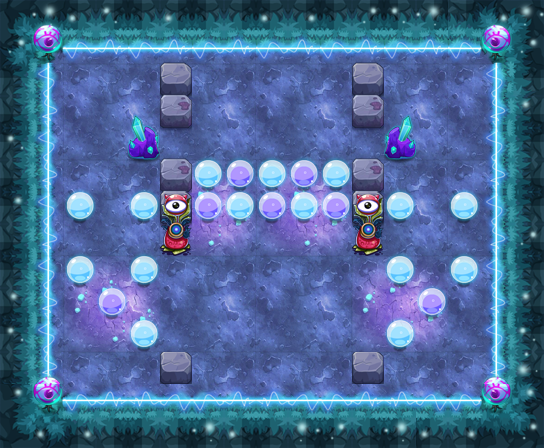

This game map was drawn from its Tiled (.tmx) file and the tilesets committed beside it. A one-line description and the trimmed map source follow:
An orthogonal 17x14 tile map with 32x32 px tiles, 16 tile layers (PASS, 块层 2, 块层 15, 块层 13, ...) and 10 objects (6x TRAP, 3x xewl2, PLAYER).

<map version="1.0" orientation="orthogonal" width="17" height="14" tilewidth="32" tileheight="32">
 <properties>
  <property name="DESTRY1" value="27" />
  <property name="DESTRY2" value="39" />
  <property name="DESTRY_COUNT" value="2" />
  <property name="EXP" value="1385" />
  <property name="ITEM" value="D055" />
  <property name="LOSE_SCRIPT" value="" />
  <property name="MONEY" value="2078" />
  <property name="START_SCRIPT" value="" />
  <property name="WIN_SCRIPT" value="" />
 </properties>
 <tileset firstgid="1" name="ysmg" tilewidth="32" tileheight="32">
  <image source="ysmg.png" width="480" height="535" />
 </tileset>
 <layer name="PASS" width="17" height="14">
  <data>[238 cells, 144 non-empty, 10 distinct tile ids]</data>
 </layer>
 <layer name="块层 2" width="17" height="14">
  <data>[238 cells, 238 non-empty, 26 distinct tile ids]</data>
 </layer>
 <layer name="块层 15" width="17" height="14">
  <data>[238 cells, 38 non-empty, 4 distinct tile ids]</data>
 </layer>
 <layer name="块层 13" width="17" height="14">
  <data>[238 cells, 52 non-empty, 6 distinct tile ids]</data>
 </layer>
 <layer name="块层 3" width="17" height="14">
  <data>[238 cells, 14 non-empty, 4 distinct tile ids]</data>
 </layer>
 <layer name="块层 6" width="17" height="14">
  <data>[238 cells, 36 non-empty, 6 distinct tile ids]</data>
 </layer>
 <layer name="SHELTER 11" width="17" height="14">
  <data>[238 cells, 2 non-empty, 1 distinct tile ids]</data>
 </layer>
 <layer name="SHELTER 9" width="17" height="14">
  <data>[238 cells, 2 non-empty, 1 distinct tile ids]</data>
 </layer>
 <layer name="SHELTER 8" width="17" height="14">
  <data>[238 cells, 2 non-empty, 1 distinct tile ids]</data>
 </layer>
 <layer name="SHELTER 7" width="17" height="14">
  <data>[238 cells, 4 non-empty, 1 distinct tile ids]</data>
 </layer>
 <layer name="SHELTER 6" width="17" height="14">
  <data>[238 cells, 2 non-empty, 1 distinct tile ids]</data>
 </layer>
 <layer name="SHELTER 5" width="17" height="14">
  <data>[238 cells, 11 non-empty, 3 distinct tile ids]</data>
 </layer>
 <layer name="SHELTER 4" width="17" height="14">
  <data>[238 cells, 7 non-empty, 3 distinct tile ids]</data>
 </layer>
 <layer name="SHELTER 3" width="17" height="14">
  <data>[238 cells, 2 non-empty, 1 distinct tile ids]</data>
 </layer>
 <layer name="SHELTER 2" width="17" height="14">
  <data>[238 cells, 2 non-empty, 1 distinct tile ids]</data>
 </layer>
 <layer name="SHELTER 1" width="17" height="14">
  <data>[238 cells, 2 non-empty, 1 distinct tile ids]</data>
 </layer>
 <objectgroup name="对象层 1" width="17" height="14">
  <object name="PLAYER" type="PLAYER" x="256" y="64" width="32" height="32" />
  <object name="xewl2" x="96" y="128" width="32" height="32">
   <properties>
    <property name="lua_ai" value="monster_xewl_ai" />
    <property name="quality" value="xewl2.quality" />
   </properties>
  </object>
  <object name="fire_auto_control1" type="TRAP" x="0" y="416" width="32" height="32">
   <properties>
    <property name="trap_delay" value="2" />
    <property name="trap_id" value="0" />
    <property name="trap_script" value="trap(&quot;fire1&quot;):setOpened( not trap(&quot;fire1&quot;):getOpened()  );  trap(&quot;fire1&quot;):setVisit( not trap(&quot;fire1&quot;):getVisit()  );" />
    <property name="trap_start_mode" value="2" />
    <property name="trap_state" value="close" />
   </properties>
  </object>
  <object name="fire_auto_control2" type="TRAP" x="32" y="416" width="32" height="32">
   <properties>
    <property name="trap_delay" value="2" />
    <property name="trap_id" value="0" />
    <property name="trap_script" value="trap(&quot;fire2&quot;):setOpened( not trap(&quot;fire2&quot;):getOpened()  );  trap(&quot;fire2&quot;):setVisit( not trap(&quot;fire2&quot;):getVisit()  );" />
    <property name="trap_start_mode" value="2" />
    <property name="trap_state" value="open" />
   </properties>
  </object>
  <object name="fire_control1" type="TRAP" x="160" y="128" width="32" height="32">
   <properties>
    <property name="trap_ani" value="switch.actor" />
    <property name="trap_floor" value="true" />
    <property name="trap_id" value="0" />
    <property name="trap_script" value=" trap(&quot;fire_control1&quot;):setOpened(false);  trap(&quot;fire_control2&quot;):setOpened(true);  trap(&quot;fire_auto_control1&quot;):setOpened( true );trap(&quot;fire_auto_control2&quot;):setOpened( false ); trap(&quot;fire2&quot;):setOpened(true);   trap(&quot;fire2&quot;):setVisit(true); " />
    <property name="trap_sound_id" value="2" />
    <property name="trap_start_mode" value="0" />
    <property name="trap_state" value="open" />
   </properties>
  </object>
  <object name="fire_control2" type="TRAP" x="352" y="128" width="32" height="32">
   <properties>
    <property name="trap_ani" value="switch.actor" />
    <property name="trap_floor" value="true" />
    <property name="trap_id" value="0" />
    <property name="trap_script" value=" trap(&quot;fire_control2&quot;):setOpened(false);  trap(&quot;fire_control1&quot;):setOpened(true); trap(&quot;fire_auto_control2&quot;):setOpened( true );trap(&quot;fire_auto_control1&quot;):setOpened( false ); trap(&quot;fire1&quot;):setOpened(true);  trap(&quot;fire1&quot;):setVisit(true); " />
    <property name="trap_sound_id" value="2" />
    <property name="trap_start_mode" value="0" />
    <property name="trap_state" value="close" />
   </properties>
  </object>
  <object name="fire1" type="TRAP" x="160" y="224" width="32" height="128">
   <properties>
    <property name="trap_id" value="1" />
    <property name="trap_particle" value="trap_fire_down_up_4.plist" />
    <property name="trap_state" value="open" />
   </properties>
  </object>
  <object name="fire2" type="TRAP" x="352" y="224" width="32" height="128">
   <properties>
    <property name="trap_id" value="1" />
    <property name="trap_particle" value="trap_fire_down_up_4.plist" />
    <property name="trap_state" value="open" />
   </properties>
  </object>
  <object name="xewl2" x="416" y="128" width="32" height="32">
   <properties>
    <property name="lua_ai" value="monster_xewl_ai" />
    <property name="quality" value="xewl2.quality" />
   </properties>
  </object>
  <object name="xewl2" x="256" y="288" width="32" height="32">
   <properties>
    <property name="lua_ai" value="monster_xewl_ai" />
    <property name="quality" value="xewl2.quality" />
   </properties>
  </object>
 </objectgroup>
</map>
